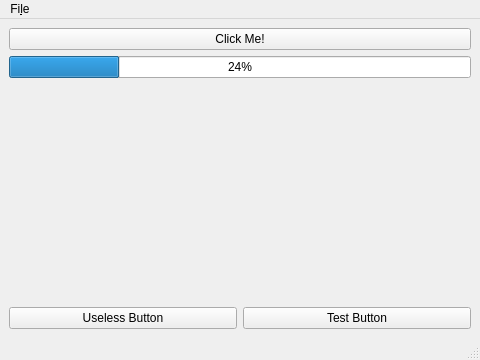
<?xml version="1.0" encoding="UTF-8"?>
<ui version="4.0">
 <class>MainWindow</class>
 <widget class="QMainWindow" name="MainWindow">
  <property name="geometry">
   <rect>
    <x>0</x>
    <y>0</y>
    <width>480</width>
    <height>360</height>
   </rect>
  </property>
  <property name="windowTitle">
   <string>MainWindow</string>
  </property>
  <widget class="QWidget" name="centralwidget">
   <layout class="QVBoxLayout" name="verticalLayout">
    <item>
     <widget class="QPushButton" name="pushButton">
      <property name="text">
       <string>Click Me!</string>
      </property>
     </widget>
    </item>
    <item>
     <widget class="QProgressBar" name="progressBar">
      <property name="value">
       <number>24</number>
      </property>
     </widget>
    </item>
    <item>
     <spacer name="verticalSpacer">
      <property name="orientation">
       <enum>Qt::Vertical</enum>
      </property>
      <property name="sizeHint" stdset="0">
       <size>
        <width>20</width>
        <height>40</height>
       </size>
      </property>
     </spacer>
    </item>
    <item>
     <layout class="QHBoxLayout" name="horizontalLayout">
      <item>
       <widget class="QPushButton" name="pushButton_2">
        <property name="text">
         <string>Useless Button</string>
        </property>
       </widget>
      </item>
      <item>
       <widget class="QPushButton" name="testButton">
        <property name="text">
         <string>Test Button</string>
        </property>
       </widget>
      </item>
     </layout>
    </item>
   </layout>
  </widget>
  <widget class="QMenuBar" name="menubar">
   <property name="geometry">
    <rect>
     <x>0</x>
     <y>0</y>
     <width>480</width>
     <height>29</height>
    </rect>
   </property>
   <widget class="QMenu" name="menuFile">
    <property name="title">
     <string>Fi&amp;le</string>
    </property>
    <addaction name="actionQuit"/>
   </widget>
   <addaction name="menuFile"/>
  </widget>
  <widget class="QStatusBar" name="statusbar"/>
  <action name="actionQuit">
   <property name="text">
    <string>&amp;Quit</string>
   </property>
  </action>
 </widget>
 <resources/>
 <connections>
  <connection>
   <sender>actionQuit</sender>
   <signal>triggered()</signal>
   <receiver>MainWindow</receiver>
   <slot>close()</slot>
   <hints>
    <hint type="sourcelabel">
     <x>-1</x>
     <y>-1</y>
    </hint>
    <hint type="destinationlabel">
     <x>146</x>
     <y>66</y>
    </hint>
   </hints>
  </connection>
 </connections>
</ui>
